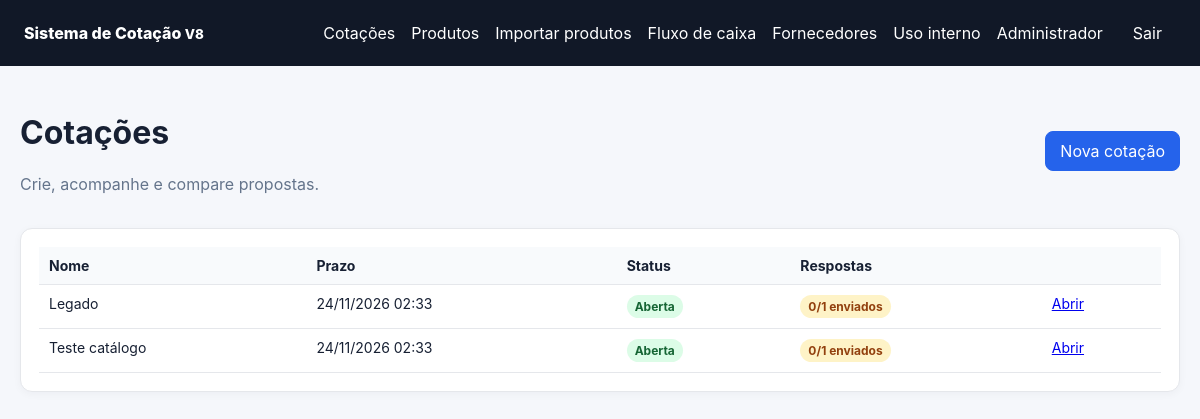
The page /admin (signed in) on the database its author committed.
### app/models.py (models this page shows)
class User(Base):
    __tablename__ = "users"
    id: Mapped[int] = mapped_column(primary_key=True)
    name: Mapped[str] = mapped_column(String(120))
    email: Mapped[str] = mapped_column(String(180), unique=True, index=True)
    password_hash: Mapped[str] = mapped_column(String(255))
    role: Mapped[str] = mapped_column(String(20), default="supplier")
    company_name: Mapped[str | None] = mapped_column(String(180), nullable=True)
    active: Mapped[bool] = mapped_column(Boolean, default=True)
    must_change_password: Mapped[bool] = mapped_column(Boolean, default=False)

class Quote(Base):
    __tablename__ = "quotes"
    id: Mapped[int] = mapped_column(primary_key=True)
    title: Mapped[str] = mapped_column(String(180))
    deadline: Mapped[datetime] = mapped_column(DateTime)
    created_at: Mapped[datetime] = mapped_column(DateTime, default=datetime.utcnow)
    items: Mapped[list["QuoteItem"]] = relationship(back_populates="quote", cascade="all, delete-orphan")

### app/main.py (the view)
@app.get("/admin", response_class=HTMLResponse)
def admin_dashboard(request: Request, db: Session = Depends(get_db)):
    user = require_role(request, db, "admin")
    quotes = db.scalars(select(Quote).order_by(Quote.created_at.desc())).all()
    submission_stats = {}
    for quote in quotes:
        links = db.scalars(select(QuoteSupplier).where(QuoteSupplier.quote_id == quote.id)).all()
        total = len(links)
        sent = sum(1 for link in links if link.submitted_at is not None)
        submission_stats[quote.id] = {"total": total, "sent": sent, "pending": total - sent}
    return templates.TemplateResponse(
        request,
        "admin_dashboard.html",
        {"user": user, "quotes": quotes, "now": now_local(), "submission_stats": submission_stats},
    )

### app/templates/admin_dashboard.html (shortened to what this page needs)
{% extends 'base.html' %}
{% block content %}
<div class="page-head"><div><h1>Cotações</h1><p class="muted">Crie, acompanhe e compare propostas.</p></div><a class="button primary" href="/admin/cotacoes/nova">Nova cotação</a></div>
<div class="card table-wrap">
<table><thead><tr><th>Nome</th><th>Prazo</th><th>Status</th><th>Respostas</th><th></th></tr></thead><tbody>
{% for q in quotes %}{% set stats = submission_stats.get(q.id) %}
<tr><td>{{ q.title }}</td><td>{{ q.deadline.strftime('%d/%m/%Y %H:%M') }}</td><td>{% if now <= q.deadline %}<span class="badge open">Aberta</span>{% else %}<span class="badge closed">Encerrada</span>{% endif %}</td>
<td>{% if stats and stats.total > 0 %}{% if stats.pending == 0 %}<span class="badge open">Todos enviados</span>{% else %}<span class="badge pending">{{ stats.sent }}/{{ stats.total }} enviados</span>{% endif %}{% else %}—{% endif %}</td>
<td><a href="/admin/cotacoes/{{ q.id }}">Abrir</a></td></tr>
{% else %}<tr><td colspan="5">Nenhuma cotação criada.</td></tr>{% endfor %}
</tbody></table></div>
{% endblock %}

### app/templates/base.html (shortened to what this page needs)
<!doctype html>
<html lang="pt-BR">
<head>
  <link rel="stylesheet" href="/static/style.css?v=10">
</head>
<body>
<header class="topbar">
  <div class="brand">Sistema de Cotação <small class="app-version">V8</small></div>
  {% if user %}
  <div class="nav">
    {% if user.role == 'admin' %}<a href="/admin">Cotações</a><a href="/admin/produtos">Produtos</a><a href="/admin/importacao-produtos">Importar produtos</a><a href="/admin/financeiro">Fluxo de caixa</a><a href="/admin/fornecedores">Fornecedores</a><a href="/uso-interno">Uso interno</a>{% elif user.role == 'employee' %}<a href="/uso-interno">Registrar retirada</a><a href="/uso-interno/alterar-senha">Alterar senha</a>{% else %}<a href="/fornecedor">Minhas cotações</a><a href="/fornecedor/alterar-senha">Alterar senha</a>{% endif %}
    <span>{{ user.name }}</span>
    <form action="/logout" method="post"><button class="link-btn">Sair</button></form>
  </div>
  {% endif %}
</header>
<main class="container">{% block content %}{% endblock %}</main>
</body>
</html>

### app/static/style.css (style rules this page uses)
:root { font-family:Inter,ui-sans-serif,system-ui,-apple-system,BlinkMacSystemFont,"Segoe UI",sans-serif;color:#172033;background:#f5f7fb }
* { box-sizing:border-box }
body { margin:0 }
.topbar { display:flex;justify-content:space-between;align-items:center;padding:14px 24px;background:#111827;color:#fff }
.brand { font-weight:800 }
.nav { display:flex;gap:16px;align-items:center }
.nav a,.link-btn { color:#fff;text-decoration:none;background:none;border:0;cursor:pointer;font:inherit }
.nav form { margin:0 }
.container { max-width:1500px;margin:26px auto;padding:0 20px }
.page-head { display:flex;justify-content:space-between;gap:16px;align-items:center;margin-bottom:18px }
.card { background:#fff;border:1px solid #e5e7eb;border-radius:12px;padding:18px;margin-bottom:18px;box-shadow:0 2px 8px rgba(15,23,42,.04) }
input,select,textarea,button,.button { font:inherit }
button,.button { border:1px solid #cbd5e1;border-radius:8px;padding:9px 14px;background:#fff;color:#172033;text-decoration:none;cursor:pointer;display:inline-block }
.primary { background:#2563eb;color:#fff;border-color:#2563eb }
.muted { color:#64748b }
.table-wrap { overflow:auto }
table { width:100%;border-collapse:collapse;font-size:14px }
th,td { text-align:left;padding:10px;border-bottom:1px solid #e5e7eb;vertical-align:top }
th { background:#f8fafc;white-space:nowrap }
.badge { display:inline-block;padding:4px 8px;border-radius:999px;font-size:12px;font-weight:700 }
.open { background:#dcfce7;color:#166534 }
.pending { background:#fef3c7;color:#92400e }

### rows shown on the page
User: name "Administrador"
Quote: title "Legado", deadline "24/11/2026 02:33", shows "Aberta", sent "0", total "1"
Quote: title "Teste catálogo", deadline "24/11/2026 02:33", shows "Aberta", sent "0", total "1"
